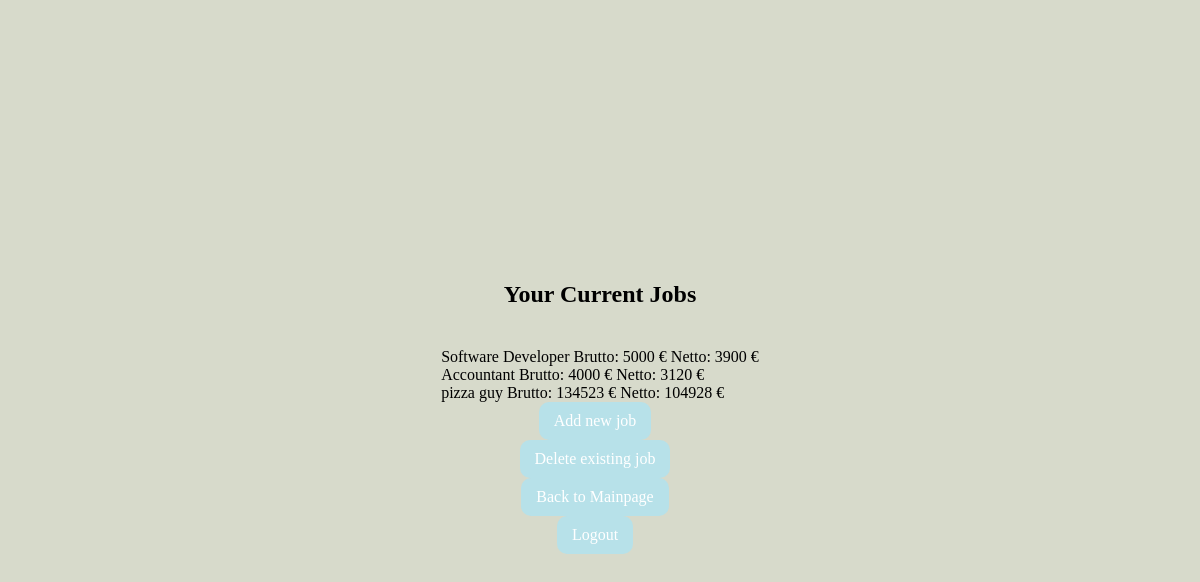
Page /manage_work.php (signed in) on the committed database.
### tables this page shows
CREATE TABLE `Workplaces` (
  `cust_id` int(11) NOT NULL,
  `temporary` tinyint(1) NOT NULL,
  `earnings_brutto` int(11) NOT NULL,
  `earnings_netto` int(11) UNSIGNED NOT NULL DEFAULT 0,
  `name` varchar(255) NOT NULL,
  `work_id` int(11) NOT NULL
);

### manage_work.php (the view, shortened to what this page needs)
<?php
include "db_conn.php";
if (isset($_SESSION['iban']) && isset($_SESSION['cust_id'])) {
     $cust_id = $_SESSION['cust_id'];
     $sql = "SELECT * FROM Workplaces WHERE cust_id ='$cust_id'";
 ?>
<!DOCTYPE html>
<html>
<head>
    <link rel="stylesheet" type="text/css" href="style.css">
</head>
<body>
     <h2>Your Current Jobs</h2>
     <?php
        $result = mysqli_query($conn, $sql);
        if ($result->num_rows > 0) {
            while($row = $result->fetch_assoc()) {
              echo $row["name"]. "  Brutto: " . $row["earnings_brutto"]. " €        Netto:  " . $row["earnings_netto"]. " €<br>";
            }
          } else {
            echo "No current jobs";
          } ?>
     <a href="new_work.php">Add new job</a>
     <a href="del_work.php">Delete existing job</a>
     <a href="home.php">Back to Mainpage</a>
     <a href="logout.php">Logout</a>
</body>
</html>
<?php
}else{
     header("Location: index.php");
     exit();
}
 ?>

### style.css (style rules this page uses)
body { background: #d7dacb; display: flex; justify-content: center; align-items: center; height: 100vh; flex-direction: column; }
* { box-sizing: padding-box; }
h2 { text-align: center; margin-bottom: 40px; }
a { float: right; background: rgb(183, 225, 233); padding: 10px 15px; color: #fff; border-radius: 10px; margin-right: 10px; border: none; text-decoration: none; }

### rows in the picture
workplaces: name "Software Developer", earnings_brutto "5000", earnings_netto "3900"
workplaces: name "Accountant", earnings_brutto "4000", earnings_netto "3120"
workplaces: name "pizza guy", earnings_brutto "134523", earnings_netto "104928"
